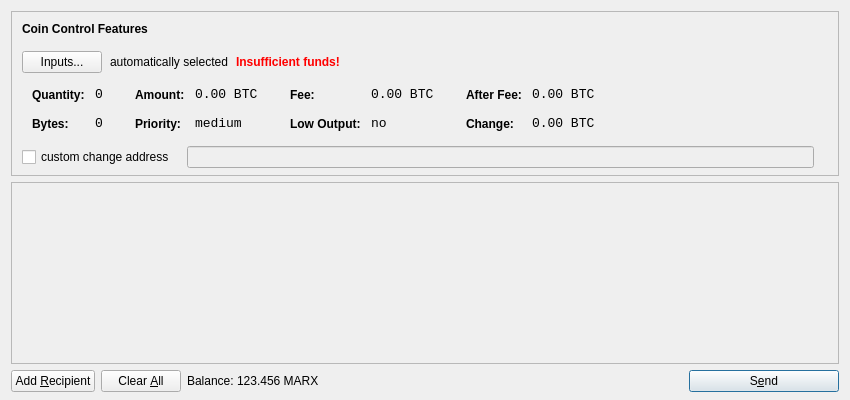
<?xml version="1.0" encoding="UTF-8"?>
<ui version="4.0">
 <class>SendCoinsDialog</class>
 <widget class="QDialog" name="SendCoinsDialog">
  <property name="geometry">
   <rect>
    <x>0</x>
    <y>0</y>
    <width>850</width>
    <height>400</height>
   </rect>
  </property>
  <property name="windowTitle">
   <string>Send Coins</string>
  </property>
  <layout class="QVBoxLayout" name="verticalLayout" stretch="0,1,0">
   <property name="bottomMargin">
    <number>8</number>
   </property>
   <item>
    <widget class="QFrame" name="frameCoinControl">
     <property name="sizePolicy">
      <sizepolicy hsizetype="Expanding" vsizetype="Expanding">
       <horstretch>0</horstretch>
       <verstretch>0</verstretch>
      </sizepolicy>
     </property>
     <property name="maximumSize">
      <size>
       <width>16777215</width>
       <height>16777215</height>
      </size>
     </property>
     <property name="frameShape">
      <enum>QFrame::StyledPanel</enum>
     </property>
     <property name="frameShadow">
      <enum>QFrame::Sunken</enum>
     </property>
     <layout class="QVBoxLayout" name="verticalLayoutCoinControl2">
      <property name="spacing">
       <number>-1</number>
      </property>
      <property name="leftMargin">
       <number>0</number>
      </property>
      <property name="topMargin">
       <number>0</number>
      </property>
      <property name="rightMargin">
       <number>0</number>
      </property>
      <property name="bottomMargin">
       <number>6</number>
      </property>
      <item>
       <layout class="QVBoxLayout" name="verticalLayoutCoinControl" stretch="0,0,0,0,1">
        <property name="spacing">
         <number>0</number>
        </property>
        <property name="leftMargin">
         <number>10</number>
        </property>
        <property name="topMargin">
         <number>10</number>
        </property>
        <item>
         <layout class="QHBoxLayout" name="horizontalLayoutCoinControl1">
          <property name="bottomMargin">
           <number>15</number>
          </property>
          <item>
           <widget class="QLabel" name="labelCoinControlFeatures">
            <property name="sizePolicy">
             <sizepolicy hsizetype="Preferred" vsizetype="Maximum">
              <horstretch>0</horstretch>
              <verstretch>0</verstretch>
             </sizepolicy>
            </property>
            <property name="font">
             <font>
              <weight>75</weight>
              <bold>true</bold>
             </font>
            </property>
            <property name="styleSheet">
             <string notr="true">font-weight:bold;</string>
            </property>
            <property name="text">
             <string>Coin Control Features</string>
            </property>
           </widget>
          </item>
         </layout>
        </item>
        <item>
         <layout class="QHBoxLayout" name="horizontalLayoutCoinControl2" stretch="0,0,0,0">
          <property name="spacing">
           <number>8</number>
          </property>
          <property name="bottomMargin">
           <number>10</number>
          </property>
          <item>
           <widget class="QPushButton" name="pushButtonCoinControl">
            <property name="styleSheet">
             <string notr="true"/>
            </property>
            <property name="text">
             <string>Inputs...</string>
            </property>
           </widget>
          </item>
          <item>
           <widget class="QLabel" name="labelCoinControlAutomaticallySelected">
            <property name="text">
             <string>automatically selected</string>
            </property>
            <property name="margin">
             <number>5</number>
            </property>
           </widget>
          </item>
          <item>
           <widget class="QLabel" name="labelCoinControlInsuffFunds">
            <property name="font">
             <font>
              <weight>75</weight>
              <bold>true</bold>
             </font>
            </property>
            <property name="styleSheet">
             <string notr="true">color:red;font-weight:bold;</string>
            </property>
            <property name="text">
             <string>Insufficient funds!</string>
            </property>
            <property name="margin">
             <number>5</number>
            </property>
           </widget>
          </item>
          <item>
           <spacer name="horizontalSpacerCoinControl">
            <property name="orientation">
             <enum>Qt::Horizontal</enum>
            </property>
            <property name="sizeHint" stdset="0">
             <size>
              <width>40</width>
              <height>1</height>
             </size>
            </property>
           </spacer>
          </item>
         </layout>
        </item>
        <item>
         <widget class="QWidget" name="widgetCoinControl" native="true">
          <property name="sizePolicy">
           <sizepolicy hsizetype="Preferred" vsizetype="Preferred">
            <horstretch>0</horstretch>
            <verstretch>0</verstretch>
           </sizepolicy>
          </property>
          <property name="minimumSize">
           <size>
            <width>0</width>
            <height>0</height>
           </size>
          </property>
          <property name="styleSheet">
           <string notr="true"/>
          </property>
          <layout class="QHBoxLayout" name="horizontalLayoutCoinControl5">
           <property name="margin">
            <number>0</number>
           </property>
           <item>
            <layout class="QHBoxLayout" name="horizontalLayoutCoinControl3" stretch="0,0,0,1">
             <property name="spacing">
              <number>20</number>
             </property>
             <property name="topMargin">
              <number>0</number>
             </property>
             <property name="bottomMargin">
              <number>10</number>
             </property>
             <item>
              <layout class="QFormLayout" name="formLayoutCoinControl1">
               <property name="horizontalSpacing">
                <number>10</number>
               </property>
               <property name="verticalSpacing">
                <number>14</number>
               </property>
               <property name="leftMargin">
                <number>10</number>
               </property>
               <property name="topMargin">
                <number>4</number>
               </property>
               <property name="rightMargin">
                <number>6</number>
               </property>
               <item row="0" column="0">
                <widget class="QLabel" name="labelCoinControlQuantityText">
                 <property name="styleSheet">
                  <string notr="true">font-weight:bold;</string>
                 </property>
                 <property name="text">
                  <string>Quantity:</string>
                 </property>
                 <property name="margin">
                  <number>0</number>
                 </property>
                </widget>
               </item>
               <item row="0" column="1">
                <widget class="QLabel" name="labelCoinControlQuantity">
                 <property name="font">
                  <font>
                   <family>Monospace</family>
                   <pointsize>10</pointsize>
                  </font>
                 </property>
                 <property name="cursor">
                  <cursorShape>IBeamCursor</cursorShape>
                 </property>
                 <property name="contextMenuPolicy">
                  <enum>Qt::ActionsContextMenu</enum>
                 </property>
                 <property name="text">
                  <string notr="true">0</string>
                 </property>
                 <property name="margin">
                  <number>0</number>
                 </property>
                 <property name="textInteractionFlags">
                  <set>Qt::LinksAccessibleByMouse|Qt::TextSelectableByKeyboard|Qt::TextSelectableByMouse</set>
                 </property>
                </widget>
               </item>
               <item row="1" column="0">
                <widget class="QLabel" name="labelCoinControlBytesText">
                 <property name="styleSheet">
                  <string notr="true">font-weight:bold;</string>
                 </property>
                 <property name="text">
                  <string>Bytes:</string>
                 </property>
                </widget>
               </item>
               <item row="1" column="1">
                <widget class="QLabel" name="labelCoinControlBytes">
                 <property name="font">
                  <font>
                   <family>Monospace</family>
                   <pointsize>10</pointsize>
                  </font>
                 </property>
                 <property name="cursor">
                  <cursorShape>IBeamCursor</cursorShape>
                 </property>
                 <property name="contextMenuPolicy">
                  <enum>Qt::ActionsContextMenu</enum>
                 </property>
                 <property name="text">
                  <string notr="true">0</string>
                 </property>
                 <property name="textInteractionFlags">
                  <set>Qt::LinksAccessibleByMouse|Qt::TextSelectableByKeyboard|Qt::TextSelectableByMouse</set>
                 </property>
                </widget>
               </item>
              </layout>
             </item>
             <item>
              <layout class="QFormLayout" name="formLayoutCoinControl2">
               <property name="horizontalSpacing">
                <number>10</number>
               </property>
               <property name="verticalSpacing">
                <number>14</number>
               </property>
               <property name="leftMargin">
                <number>6</number>
               </property>
               <property name="topMargin">
                <number>4</number>
               </property>
               <property name="rightMargin">
                <number>6</number>
               </property>
               <item row="0" column="0">
                <widget class="QLabel" name="labelCoinControlAmountText">
                 <property name="styleSheet">
                  <string notr="true">font-weight:bold;</string>
                 </property>
                 <property name="text">
                  <string>Amount:</string>
                 </property>
                 <property name="margin">
                  <number>0</number>
                 </property>
                </widget>
               </item>
               <item row="0" column="1">
                <widget class="QLabel" name="labelCoinControlAmount">
                 <property name="font">
                  <font>
                   <family>Monospace</family>
                   <pointsize>10</pointsize>
                  </font>
                 </property>
                 <property name="cursor">
                  <cursorShape>IBeamCursor</cursorShape>
                 </property>
                 <property name="contextMenuPolicy">
                  <enum>Qt::ActionsContextMenu</enum>
                 </property>
                 <property name="text">
                  <string notr="true">0.00 BTC</string>
                 </property>
                 <property name="textInteractionFlags">
                  <set>Qt::LinksAccessibleByMouse|Qt::TextSelectableByKeyboard|Qt::TextSelectableByMouse</set>
                 </property>
                </widget>
               </item>
               <item row="1" column="0">
                <widget class="QLabel" name="labelCoinControlPriorityText">
                 <property name="styleSheet">
                  <string notr="true">font-weight:bold;</string>
                 </property>
                 <property name="text">
                  <string>Priority:</string>
                 </property>
                </widget>
               </item>
               <item row="1" column="1">
                <widget class="QLabel" name="labelCoinControlPriority">
                 <property name="font">
                  <font>
                   <family>Monospace</family>
                   <pointsize>10</pointsize>
                  </font>
                 </property>
                 <property name="cursor">
                  <cursorShape>IBeamCursor</cursorShape>
                 </property>
                 <property name="contextMenuPolicy">
                  <enum>Qt::ActionsContextMenu</enum>
                 </property>
                 <property name="text">
                  <string>medium</string>
                 </property>
                 <property name="textInteractionFlags">
                  <set>Qt::LinksAccessibleByMouse|Qt::TextSelectableByKeyboard|Qt::TextSelectableByMouse</set>
                 </property>
                </widget>
               </item>
              </layout>
             </item>
             <item>
              <layout class="QFormLayout" name="formLayoutCoinControl3">
               <property name="horizontalSpacing">
                <number>10</number>
               </property>
               <property name="verticalSpacing">
                <number>14</number>
               </property>
               <property name="leftMargin">
                <number>6</number>
               </property>
               <property name="topMargin">
                <number>4</number>
               </property>
               <property name="rightMargin">
                <number>6</number>
               </property>
               <item row="0" column="0">
                <widget class="QLabel" name="labelCoinControlFeeText">
                 <property name="styleSheet">
                  <string notr="true">font-weight:bold;</string>
                 </property>
                 <property name="text">
                  <string>Fee:</string>
                 </property>
                 <property name="margin">
                  <number>0</number>
                 </property>
                </widget>
               </item>
               <item row="0" column="1">
                <widget class="QLabel" name="labelCoinControlFee">
                 <property name="font">
                  <font>
                   <family>Monospace</family>
                   <pointsize>10</pointsize>
                  </font>
                 </property>
                 <property name="cursor">
                  <cursorShape>IBeamCursor</cursorShape>
                 </property>
                 <property name="contextMenuPolicy">
                  <enum>Qt::ActionsContextMenu</enum>
                 </property>
                 <property name="text">
                  <string notr="true">0.00 BTC</string>
                 </property>
                 <property name="textInteractionFlags">
                  <set>Qt::LinksAccessibleByMouse|Qt::TextSelectableByKeyboard|Qt::TextSelectableByMouse</set>
                 </property>
                </widget>
               </item>
               <item row="1" column="0">
                <widget class="QLabel" name="labelCoinControlLowOutputText">
                 <property name="styleSheet">
                  <string notr="true">font-weight:bold;</string>
                 </property>
                 <property name="text">
                  <string>Low Output:</string>
                 </property>
                </widget>
               </item>
               <item row="1" column="1">
                <widget class="QLabel" name="labelCoinControlLowOutput">
                 <property name="font">
                  <font>
                   <family>Monospace</family>
                   <pointsize>10</pointsize>
                  </font>
                 </property>
                 <property name="cursor">
                  <cursorShape>IBeamCursor</cursorShape>
                 </property>
                 <property name="contextMenuPolicy">
                  <enum>Qt::ActionsContextMenu</enum>
                 </property>
                 <property name="text">
                  <string>no</string>
                 </property>
                 <property name="textInteractionFlags">
                  <set>Qt::LinksAccessibleByMouse|Qt::TextSelectableByKeyboard|Qt::TextSelectableByMouse</set>
                 </property>
                </widget>
               </item>
              </layout>
             </item>
             <item>
              <layout class="QFormLayout" name="formLayoutCoinControl4">
               <property name="horizontalSpacing">
                <number>10</number>
               </property>
               <property name="verticalSpacing">
                <number>14</number>
               </property>
               <property name="leftMargin">
                <number>6</number>
               </property>
               <property name="topMargin">
                <number>4</number>
               </property>
               <property name="rightMargin">
                <number>6</number>
               </property>
               <item row="0" column="0">
                <widget class="QLabel" name="labelCoinControlAfterFeeText">
                 <property name="styleSheet">
                  <string notr="true">font-weight:bold;</string>
                 </property>
                 <property name="text">
                  <string>After Fee:</string>
                 </property>
                 <property name="margin">
                  <number>0</number>
                 </property>
                </widget>
               </item>
               <item row="0" column="1">
                <widget class="QLabel" name="labelCoinControlAfterFee">
                 <property name="font">
                  <font>
                   <family>Monospace</family>
                   <pointsize>10</pointsize>
                  </font>
                 </property>
                 <property name="cursor">
                  <cursorShape>IBeamCursor</cursorShape>
                 </property>
                 <property name="contextMenuPolicy">
                  <enum>Qt::ActionsContextMenu</enum>
                 </property>
                 <property name="text">
                  <string notr="true">0.00 BTC</string>
                 </property>
                 <property name="textInteractionFlags">
                  <set>Qt::LinksAccessibleByMouse|Qt::TextSelectableByKeyboard|Qt::TextSelectableByMouse</set>
                 </property>
                </widget>
               </item>
               <item row="1" column="0">
                <widget class="QLabel" name="labelCoinControlChangeText">
                 <property name="styleSheet">
                  <string notr="true">font-weight:bold;</string>
                 </property>
                 <property name="text">
                  <string>Change:</string>
                 </property>
                </widget>
               </item>
               <item row="1" column="1">
                <widget class="QLabel" name="labelCoinControlChange">
                 <property name="font">
                  <font>
                   <family>Monospace</family>
                   <pointsize>10</pointsize>
                  </font>
                 </property>
                 <property name="cursor">
                  <cursorShape>IBeamCursor</cursorShape>
                 </property>
                 <property name="contextMenuPolicy">
                  <enum>Qt::ActionsContextMenu</enum>
                 </property>
                 <property name="text">
                  <string notr="true">0.00 BTC</string>
                 </property>
                 <property name="textInteractionFlags">
                  <set>Qt::LinksAccessibleByMouse|Qt::TextSelectableByKeyboard|Qt::TextSelectableByMouse</set>
                 </property>
                </widget>
               </item>
              </layout>
             </item>
            </layout>
           </item>
          </layout>
         </widget>
        </item>
        <item>
         <layout class="QHBoxLayout" name="horizontalLayoutCoinControl4" stretch="0,0,0">
          <property name="spacing">
           <number>12</number>
          </property>
          <property name="sizeConstraint">
           <enum>QLayout::SetDefaultConstraint</enum>
          </property>
          <property name="topMargin">
           <number>5</number>
          </property>
          <property name="rightMargin">
           <number>5</number>
          </property>
          <item>
           <widget class="QCheckBox" name="checkBoxCoinControlChange">
            <property name="text">
             <string>custom change address</string>
            </property>
           </widget>
          </item>
          <item>
           <widget class="QLineEdit" name="lineEditCoinControlChange">
            <property name="enabled">
             <bool>false</bool>
            </property>
            <property name="sizePolicy">
             <sizepolicy hsizetype="Expanding" vsizetype="Fixed">
              <horstretch>0</horstretch>
              <verstretch>0</verstretch>
             </sizepolicy>
            </property>
           </widget>
          </item>
          <item>
           <widget class="QLabel" name="labelCoinControlChangeLabel">
            <property name="sizePolicy">
             <sizepolicy hsizetype="Preferred" vsizetype="Expanding">
              <horstretch>0</horstretch>
              <verstretch>0</verstretch>
             </sizepolicy>
            </property>
            <property name="minimumSize">
             <size>
              <width>0</width>
              <height>0</height>
             </size>
            </property>
            <property name="text">
             <string/>
            </property>
            <property name="margin">
             <number>3</number>
            </property>
           </widget>
          </item>
         </layout>
        </item>
        <item>
         <spacer name="verticalSpacerCoinControl">
          <property name="orientation">
           <enum>Qt::Vertical</enum>
          </property>
          <property name="sizeHint" stdset="0">
           <size>
            <width>800</width>
            <height>1</height>
           </size>
          </property>
         </spacer>
        </item>
       </layout>
      </item>
     </layout>
    </widget>
   </item>
   <item>
    <widget class="QScrollArea" name="scrollArea">
     <property name="widgetResizable">
      <bool>true</bool>
     </property>
     <widget class="QWidget" name="scrollAreaWidgetContents">
      <property name="geometry">
       <rect>
        <x>0</x>
        <y>0</y>
        <width>830</width>
        <height>165</height>
       </rect>
      </property>
      <layout class="QVBoxLayout" name="verticalLayout_2">
       <property name="margin">
        <number>0</number>
       </property>
       <item>
        <layout class="QVBoxLayout" name="entries">
         <property name="spacing">
          <number>6</number>
         </property>
        </layout>
       </item>
       <item>
        <spacer name="verticalSpacer">
         <property name="orientation">
          <enum>Qt::Vertical</enum>
         </property>
         <property name="sizeHint" stdset="0">
          <size>
           <width>20</width>
           <height>40</height>
          </size>
         </property>
        </spacer>
       </item>
      </layout>
     </widget>
    </widget>
   </item>
   <item>
    <layout class="QHBoxLayout" name="horizontalLayout">
     <item>
      <widget class="QPushButton" name="addButton">
       <property name="toolTip">
        <string>Send to multiple recipients at once</string>
       </property>
       <property name="text">
        <string>Add &amp;Recipient</string>
       </property>
       <property name="icon">
        <iconset resource="../bitcoin.qrc">
         <normaloff>:/icons/add</normaloff>:/icons/add</iconset>
       </property>
       <property name="autoDefault">
        <bool>false</bool>
       </property>
      </widget>
     </item>
     <item>
      <widget class="QPushButton" name="clearButton">
       <property name="sizePolicy">
        <sizepolicy hsizetype="Minimum" vsizetype="Fixed">
         <horstretch>0</horstretch>
         <verstretch>0</verstretch>
        </sizepolicy>
       </property>
       <property name="toolTip">
        <string>Remove all transaction fields</string>
       </property>
       <property name="text">
        <string>Clear &amp;All</string>
       </property>
       <property name="icon">
        <iconset resource="../bitcoin.qrc">
         <normaloff>:/icons/remove</normaloff>:/icons/remove</iconset>
       </property>
       <property name="autoRepeatDelay">
        <number>300</number>
       </property>
       <property name="autoDefault">
        <bool>false</bool>
       </property>
      </widget>
     </item>
     <item>
      <layout class="QHBoxLayout" name="horizontalLayout_2">
       <property name="spacing">
        <number>3</number>
       </property>
       <item>
        <widget class="QLabel" name="label">
         <property name="text">
          <string>Balance:</string>
         </property>
        </widget>
       </item>
       <item>
        <widget class="QLabel" name="labelBalance">
         <property name="cursor">
          <cursorShape>IBeamCursor</cursorShape>
         </property>
         <property name="text">
          <string>123.456 MARX</string>
         </property>
         <property name="textInteractionFlags">
          <set>Qt::LinksAccessibleByMouse|Qt::TextSelectableByKeyboard|Qt::TextSelectableByMouse</set>
         </property>
        </widget>
       </item>
      </layout>
     </item>
     <item>
      <spacer name="horizontalSpacer">
       <property name="orientation">
        <enum>Qt::Horizontal</enum>
       </property>
       <property name="sizeHint" stdset="0">
        <size>
         <width>40</width>
         <height>20</height>
        </size>
       </property>
      </spacer>
     </item>
     <item>
      <widget class="QPushButton" name="sendButton">
       <property name="minimumSize">
        <size>
         <width>150</width>
         <height>0</height>
        </size>
       </property>
       <property name="toolTip">
        <string>Confirm the send action</string>
       </property>
       <property name="text">
        <string>S&amp;end</string>
       </property>
       <property name="icon">
        <iconset resource="../bitcoin.qrc">
         <normaloff>:/icons/send</normaloff>:/icons/send</iconset>
       </property>
       <property name="default">
        <bool>true</bool>
       </property>
      </widget>
     </item>
    </layout>
   </item>
  </layout>
 </widget>
 <resources>
  <include location="../bitcoin.qrc"/>
 </resources>
 <connections/>
</ui>
